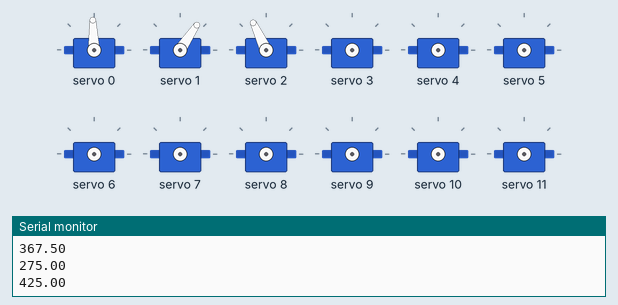
The sketch below on a simulated Arduino Uno, built with avr-gcc and run on an emulated ATmega328P. On the bench: 12 × servo, the last lines printed to the serial monitor.

Above: at 0.16 s.
At 5.13 s:
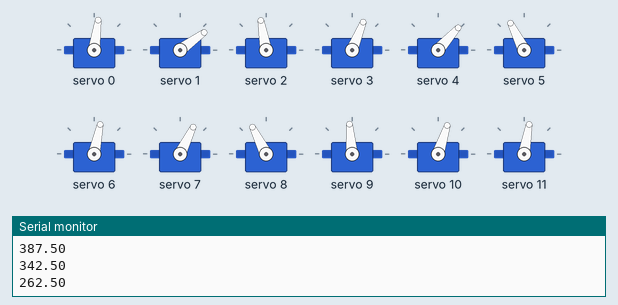
At 10.36 s:
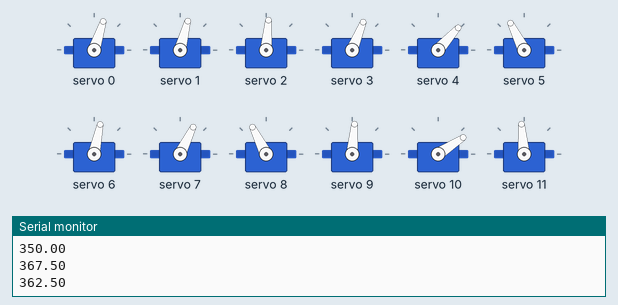
At 20.1 s:
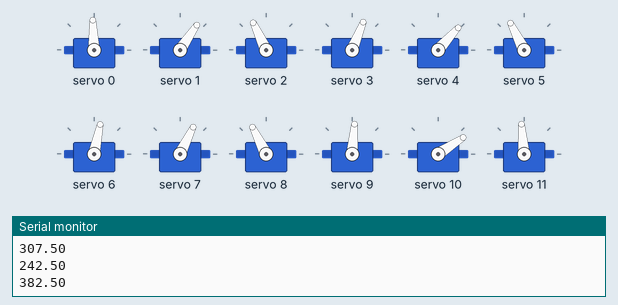
At 29.12 s:
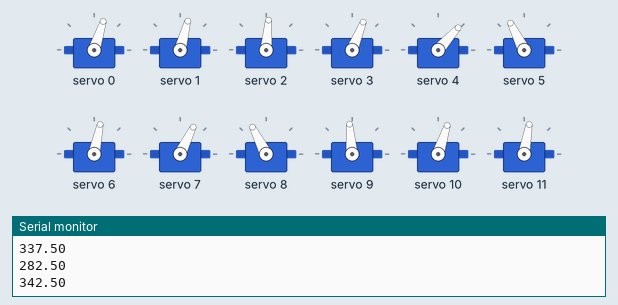
At 39.57 s:
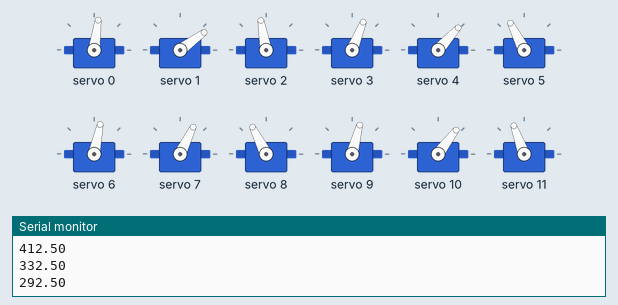
Timing chart, 0 to 40.0 s (numbered marks = the images above):
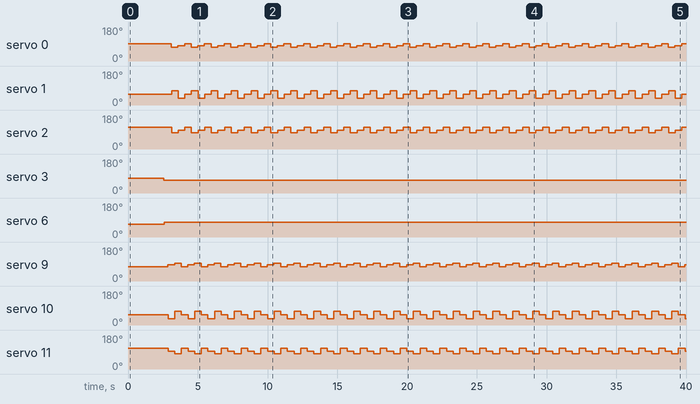

The sketch:

FuncoesPrincipaisAranha.ino
```cpp
#include <Wire.h>
#include <Adafruit_PWMServoDriver.h>

Adafruit_PWMServoDriver Dir = Adafruit_PWMServoDriver(0x40);
Adafruit_PWMServoDriver Esq = Adafruit_PWMServoDriver(0x41);

void setup() {
  Serial.begin(9600);

  Dir.begin();
  Esq.begin();

  Dir.setPWMFreq(60);  // Analog servos run at ~60 Hz updates
  Esq.setPWMFreq(60);
}

int Erro[24] = {-3,   0, -55,   //Pata 0
                -18, -8, -53,   //Pata 1
                -27,  8, -53,   //Pata 2
                -20, -3, -60,   //Pata 3
                -17,  7, -57,   //Pata 4
                -19,  2, -55,   //Pata 5
                -13,  0, -44,   //Pata 6
                -23, 15, -62};  //Pata 7

void SetMotor (int Motor, float Ang, float T){
 Ang = ((Ang + Erro[Motor]) * 2.5) + 150;  //Converte Angulo em Largura de Pulso

 Serial.println(Ang);

 if (Motor < 12)
  Dir.setPWM(Motor, 0, Ang);
 else
  Esq.setPWM(Motor - 12, 0, Ang);

 delay(T);
}

#define Encolhida 0
#define Esticada 1
#define EmPe 2
#define TesteCaminha 3

void SetPata (int Pata, int Pos, float T){
  switch(Pos){
    case Encolhida:
      SetMotor(0 + (Pata * 3), 90, T);
      SetMotor(1 + (Pata * 3), 18, T);
      SetMotor(2 + (Pata * 3), 210, T);
      break;
    case Esticada:
      SetMotor(0 + (Pata * 3), 90, T);
      SetMotor(1 + (Pata * 3), 90, T);
      SetMotor(2 + (Pata * 3), 90, T);
      break;
    case EmPe:
      SetMotor(0 + (Pata * 3), 90, T);
      SetMotor(1 + (Pata * 3), 50, T);
      SetMotor(2 + (Pata * 3), 165, T);
      break;
    case TesteCaminha:
      SetMotor(0 + (Pata * 3), 90, T);
      SetMotor(1 + (Pata * 3), 70, T);
      SetMotor(2 + (Pata * 3), 135, T);
      break;
    }
}

void PosPata(int Pata, char Pos){
  int N;
  float T = 5;  //Delay entre cada motor de cada pata

  if (Pata == 0 || Pata == 3 || Pata == 4 || Pata == 7){  //Seleciona conjunto de patas
    if (Pata == 3 || Pata == 7)    //Seleciona a direção do movimento do motor zero para que todas as patas desse conjunto se movam na mesma direção
      N = 1;
    else
      N = -1;

    switch(Pos){
      case 'a':  //Posição "Inicial" igual a posição EmPe
        SetMotor(0 + (Pata * 3), 90, T);
        SetMotor(1 + (Pata * 3), 50, T);
        SetMotor(2 + (Pata * 3), 165, T);
        break;
      case 'b':  //Posição esticada, para empurrar/puxar, igual a posição TesteCaminha
        SetMotor(0 + (Pata * 3), 90 + (N * 20), T);  //É aqui que a variavel N influencia, indicando quando se deve acrescentar ou diminuir 20 graus no angulo do motor 0
        SetMotor(1 + (Pata * 3), 70, T);
        SetMotor(2 + (Pata * 3), 135, T);
        break;
      case 'c':  //Posição intermediaria, para a pata voltar ao estado inicial sem encostar no chão
        SetMotor(0 + (Pata * 3), 90 + (N * 10), T);  //Os valores são os angulos intermediarios entre a posição A e B
        SetMotor(1 + (Pata * 3), 30, T);             //Exeto pelo motor 1 (do meio) que é 20 graus mais altos que da posição A
        SetMotor(2 + (Pata * 3), 150, T);
        break;
    }
  }
  else{

  }
  delay(100);
}

void Frente() {
  for (int i = 0; i <= 2; i++){  //Para passar por todos os três estados que compõe um movimento completo
    PosPata(0, 'a' + i);
    PosPata(7, 'a' + i);
    PosPata(3, 'c' - i);
    PosPata(4, 'c' - i);
  }
}

void loop() {
  for (int i = 0; i < 8; i++){
    SetPata(i, EmPe, 5);
    delay(300);
  }
  int T = 5;

      SetMotor(0 + (1 * 3), 80, T);
      SetMotor(1 + (1 * 3), 50, T);
      SetMotor(2 + (1 * 3), 165, T);

      SetMotor(0 + (6 * 3), 100, T);
      SetMotor(1 + (6 * 3), 50, T);
      SetMotor(2 + (6 * 3), 165, T);

      SetMotor(0 + (2 * 3), 100, T);
      SetMotor(1 + (2 * 3), 50, T);
      SetMotor(2 + (2 * 3), 165, T);

      SetMotor(0 + (5 * 3), 80, T);
      SetMotor(1 + (5 * 3), 50, T);
      SetMotor(2 + (5 * 3), 165, T);

  while(1){
    Frente();
  }
}
```

Measured:
- by itself, servo 0: repeats every 1.4 s: 82° 0.48 s, 92° 0.48 s, 72° 0.48 s
- by itself, servo 1: repeats every 1.4 s: 36° 0.48 s, 56° 0.48 s, 75° 0.48 s
- by itself, servo 2: repeats every 1.4 s: 100° 0.48 s, 115° 0.48 s, 85° 0.48 s
- by itself, servo 3: 77° → 68° at 2.6 s
- by itself, servo 6: 68° → 78° at 2.6 s
- by itself, servo 9: repeats every 1.4 s: 95° 0.48 s, 75° 0.48 s, 85° 0.48 s
- by itself, servo 10: repeats every 1.4 s: 72° 0.48 s, 53° 0.48 s, 33° 0.48 s
- by itself, servo 11: repeats every 1.4 s: 80° 0.48 s, 110° 0.48 s, 95° 0.48 s
